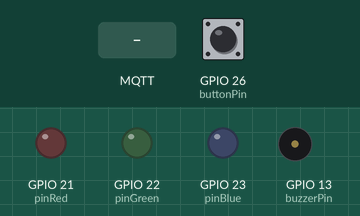
This sketch was run on a simulated ESP32. Parts: output pins drawn as LEDs (lit = HIGH), buzzer (waves = sounding). The inputs (shaded band) are chosen by the test bench; at power-on: GPIO 26 (buttonPin) HIGH. WiFi joins after 1.5 s; servers stay silent unless stated; no MQTT or app messages arrive unless stated; what the sketch prints to the serial monitor is not drawn.

Above: at 2.7 s.
2.8 s: GPIO 26 (buttonPin) pulled LOW for 3.2 s
At 5.2 s:
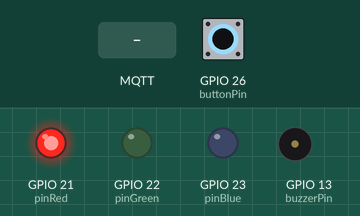
7.5 s: GPIO 26 (buttonPin) pulled LOW for 0.15 s
At 8.6 s:
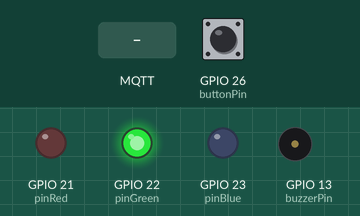
10.5 s: GPIO 26 (buttonPin) pulled LOW for 1 s
At 12.5 s:
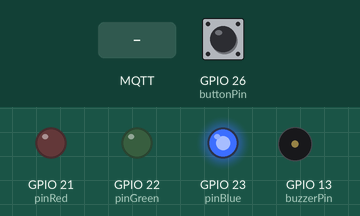
14.3 s: GPIO 26 (buttonPin) pulled LOW for 0.15 s
At 15.6 s:
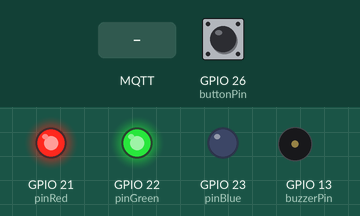
20.3 s: MQTT message "1" arrives on the first subscribed topic
At 21.7 s:
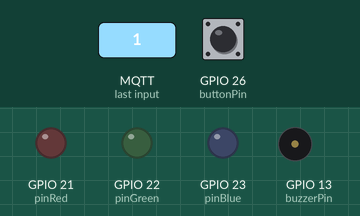
Timing chart, 0 to 22.8 s (numbered marks = the images above; inputs shaded):
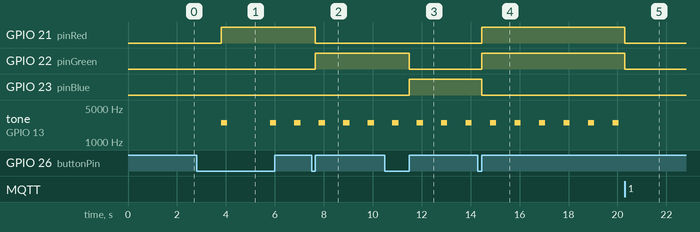

The sketch:

sketch.ino
```cpp
#include <Arduino.h>
#include <WiFi.h>
#include <ArduinoJson.h>
#include <PubSubClient.h>

// WiFi
const char *SSID = "Wokwi-GUEST";
const char *PASSWORD = "";

// MQTT
const char *BROKER_MQTT = "broker.hivemq.com";
const int BROKER_PORT = 1883;
const char *ID_MQTT = "esp32_mqtt";
const char *TOPIC_SUBSCRIBE_LED = "fiap/iot/led/state";
const char *TOPIC_PUBLISH_STATUS = "fiap/iot/led/status";

WiFiClient espClient;
PubSubClient client(espClient);

// Pinos
const int pinRed = 21;
const int pinGreen = 22;
const int pinBlue = 23;
const int buttonPin = 26;
const int buzzerPin = 13;

// Estados
int currentColor = 0;
bool ledOn = false;

// Controle botão
unsigned long buttonPressTime = 0;
bool buttonPressed = false;
bool longPressHandled = false;
const unsigned long debounceDelay = 50;
unsigned long lastDebounceTime = 0;

// Controle buzzer
unsigned long lastBuzzTime = 0;
const unsigned long buzzInterval = 1000;
const unsigned long buzzDuration = 250;
bool buzzerOn = false;
unsigned long buzzerStartTime = 0;

// Para enviar status só uma vez
bool lastLedOn = false;
int lastColor = -1;

// Estados do LED e mensagem
struct LedStatus {
  uint8_t r, g, b;
  const char *message;
};

LedStatus statuses[] = {
  {255, 0, 0,     "Problema Mecânico"},
  {0, 255, 0,     "Documentação Pendente"},
  {0, 0, 255,     "Problema Elétrico"},
  {255, 255, 0,   "Problema Estético"},
  {255, 50, 0,    "Problema Segurança"},
  {150, 0, 0,     "Problemas Múltiplos"},
  {130, 0, 255,   "Motocicleta Pronta para Uso"}
};
const int totalStatuses = sizeof(statuses) / sizeof(statuses[0]);

void setColor(uint8_t r, uint8_t g, uint8_t b) {
  analogWrite(pinRed, r);
  analogWrite(pinGreen, g);
  analogWrite(pinBlue, b);
}

void startBuzz() {
  tone(buzzerPin, 2500);
  buzzerOn = true;
  buzzerStartTime = millis();
}

void stopBuzz() {
  noTone(buzzerPin);
  buzzerOn = false;
}

void publishStatus() {
  if (ledOn != lastLedOn || currentColor != lastColor) {
    String msg;
    if (ledOn) {
      msg = statuses[currentColor].message;
    } else {
      msg = "Desligado";
    }
    client.publish(TOPIC_PUBLISH_STATUS, msg.c_str());
    Serial.println("Status publicado: " + msg);

    lastLedOn = ledOn;
    lastColor = currentColor;
  }
}

void updateLed() {
  if (!ledOn) {
    setColor(0, 0, 0);
    stopBuzz();
    publishStatus();
    return;
  }
  LedStatus current = statuses[currentColor];
  setColor(current.r, current.g, current.b);
  publishStatus();
}

// Callback MQTT para receber JSON { power, color }
void mqttCallback(char *topic, byte *payload, unsigned int length) {
  StaticJsonDocument<200> doc;
  DeserializationError error = deserializeJson(doc, payload, length);
  if (error) {
    Serial.println("Erro ao parsear JSON MQTT");
    return;
  }

  const char* power = doc["power"];  // "on" ou "off"
  int color = doc["color"] | -1;     // pode ser -1 se não enviar

  bool newLedOn = (String(power) == "ON");

  bool changed = false;
  if (ledOn != newLedOn) {
    ledOn = newLedOn;
    changed = true;
  }

  if (color >= 0 && color < totalStatuses && currentColor != color) {
    currentColor = color;
    changed = true;
  }

  if (changed) {
    updateLed();
  }
}

void reconnectMQTT() {
  while (!client.connected()) {
    Serial.print("Conectando ao MQTT... ");
    if (client.connect(ID_MQTT)) {
      Serial.println("conectado!");
      client.subscribe(TOPIC_SUBSCRIBE_LED);
    } else {
      Serial.print("falhou, rc=");
      Serial.print(client.state());
      Serial.println(" tentando em 5s");
      delay(5000);
    }
  }
}

void setup() {
  Serial.begin(115200);

  pinMode(pinRed, OUTPUT);
  pinMode(pinGreen, OUTPUT);
  pinMode(pinBlue, OUTPUT);
  pinMode(buttonPin, INPUT_PULLUP);
  pinMode(buzzerPin, OUTPUT);

  WiFi.begin(SSID, PASSWORD);
  Serial.print("Conectando WiFi");
  while (WiFi.status() != WL_CONNECTED) {
    delay(500);
    Serial.print(".");
  }
  Serial.println("\nWiFi conectado!");

  client.setServer(BROKER_MQTT, BROKER_PORT);
  client.setCallback(mqttCallback);

  updateLed();
  lastBuzzTime = millis();
}

void loop() {
  if (!client.connected()) {
    reconnectMQTT();
  }
  client.loop();

  // Leitura do botão com debounce e controle do LED local
  int buttonState = digitalRead(buttonPin);

  if (buttonState == LOW && !buttonPressed) {
    if (millis() - lastDebounceTime > debounceDelay) {
      buttonPressed = true;
      buttonPressTime = millis();
      longPressHandled = false;
      lastDebounceTime = millis();
    }
  }

  if (buttonPressed && buttonState == LOW) {
    if (!longPressHandled && millis() - buttonPressTime > 1000) {
      ledOn = !ledOn;
      updateLed();
      longPressHandled = true;
    }
  }

  if (buttonState == HIGH && buttonPressed) {
    if (millis() - lastDebounceTime > debounceDelay) {
      buttonPressed = false;
      lastDebounceTime = millis();
      if (!longPressHandled && ledOn) {
        currentColor = (currentColor + 1) % totalStatuses;
        updateLed();
      }
    }
  }

  // Controle do buzzer sem delay
  unsigned long now = millis();
  if (ledOn) {
    if (!buzzerOn && (now - lastBuzzTime >= buzzInterval)) {
      startBuzz();
      lastBuzzTime = now;
    }
    if (buzzerOn && (now - buzzerStartTime >= buzzDuration)) {
      stopBuzz();
    }
  } else {
    stopBuzz();
  }
}
```

Measured:
- after the input at 2.8 s, GPIO 21 (pinRed): LOW → HIGH after 1.0 s; tone on GPIO 13 (buzzerPin): goes 2500 Hz 0.25 s, silent 1.8 s, 2500 Hz 0.25 s, silent 0.75 s, 2500 Hz 0.25 s, then silent, starting after 1.0 s
- after the input at 7.5 s, GPIO 21 (pinRed): HIGH → LOW after 0.15 s; GPIO 22 (pinGreen): LOW → HIGH after 0.15 s
- after the input at 10.5 s, GPIO 22 (pinGreen): HIGH → LOW after 1.0 s; GPIO 23 (pinBlue): LOW → HIGH after 1.0 s
- after the input at 14.3 s, GPIO 21 (pinRed), GPIO 22 (pinGreen): LOW → HIGH after 0.15 s; GPIO 23 (pinBlue): HIGH → LOW after 0.15 s
- after the input at 20.3 s, GPIO 21 (pinRed), GPIO 22 (pinGreen): HIGH → LOW at once; tone on GPIO 13 (buzzerPin): stops changing and stays silent
